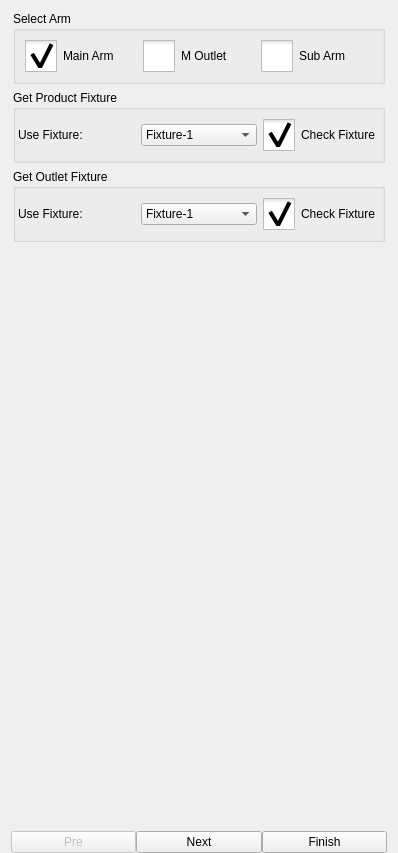
<?xml version="1.0" encoding="UTF-8"?>
<ui version="4.0">
 <class>ICProgramGuidePage</class>
 <widget class="ICInstructionEditorBase" name="ICProgramGuidePage">
  <property name="geometry">
   <rect>
    <x>0</x>
    <y>0</y>
    <width>398</width>
    <height>853</height>
   </rect>
  </property>
  <property name="windowTitle">
   <string>StackedWidget</string>
  </property>
  <property name="styleSheet">
   <string notr="true">QCheckBox::indicator {
     width: 32px;
     height: 32px;
 }

QCheckBox::indicator:unchecked 
{
     image: url(:/resource/check_unchecked.png);
 }
QCheckBox::indicator:checked 
{
     image: url(:/resource/check_checked.png);
 }

QCheckBox::indicator:checked:disabled
{
 image: url(:/resource/check_checked_disable.png);
}

QCheckBox::indicator:unchecked:disabled
{
 image: url(:/resource/check_unchecked_disable.png);
}</string>
  </property>
  <layout class="QVBoxLayout" name="verticalLayout">
   <property name="spacing">
    <number>0</number>
   </property>
   <property name="topMargin">
    <number>2</number>
   </property>
   <property name="bottomMargin">
    <number>0</number>
   </property>
   <item>
    <widget class="QStackedWidget" name="stackedWidget">
     <property name="currentIndex">
      <number>0</number>
     </property>
     <widget class="QWidget" name="page1">
      <layout class="QVBoxLayout" name="verticalLayout_13">
       <property name="leftMargin">
        <number>2</number>
       </property>
       <property name="rightMargin">
        <number>2</number>
       </property>
       <item>
        <widget class="QGroupBox" name="selectArmBox">
         <property name="title">
          <string>Select Arm</string>
         </property>
         <layout class="QHBoxLayout" name="horizontalLayout_13">
          <item>
           <widget class="QCheckBox" name="usedMainArmBox">
            <property name="text">
             <string>Main Arm</string>
            </property>
            <property name="checked">
             <bool>true</bool>
            </property>
           </widget>
          </item>
          <item>
           <widget class="QCheckBox" name="mainArmOUtletBox">
            <property name="text">
             <string>M Outlet</string>
            </property>
           </widget>
          </item>
          <item>
           <widget class="QCheckBox" name="usedSubArmBox">
            <property name="text">
             <string>Sub Arm</string>
            </property>
           </widget>
          </item>
         </layout>
        </widget>
       </item>
       <item>
        <widget class="QGroupBox" name="productFixtureGroup">
         <property name="title">
          <string>Get Product Fixture</string>
         </property>
         <layout class="QHBoxLayout" name="horizontalLayout_2">
          <property name="leftMargin">
           <number>2</number>
          </property>
          <property name="rightMargin">
           <number>2</number>
          </property>
          <item>
           <widget class="QLabel" name="label">
            <property name="text">
             <string>Use Fixture:</string>
            </property>
           </widget>
          </item>
          <item>
           <widget class="ICComboBox" name="productFixtureBox">
            <item>
             <property name="text">
              <string>Fixture-1</string>
             </property>
            </item>
            <item>
             <property name="text">
              <string>Fixture-2</string>
             </property>
            </item>
            <item>
             <property name="text">
              <string>Fixture-3</string>
             </property>
            </item>
            <item>
             <property name="text">
              <string>Fixture-4</string>
             </property>
            </item>
            <item>
             <property name="text">
              <string>Sucker-1</string>
             </property>
            </item>
            <item>
             <property name="text">
              <string>Sucker-2</string>
             </property>
            </item>
            <item>
             <property name="text">
              <string>Sucker-3</string>
             </property>
            </item>
            <item>
             <property name="text">
              <string>Sucker-4</string>
             </property>
            </item>
            <item>
             <property name="text">
              <string>Sucker-5</string>
             </property>
            </item>
            <item>
             <property name="text">
              <string>Sucker-6</string>
             </property>
            </item>
            <item>
             <property name="text">
              <string>Sucker-7</string>
             </property>
            </item>
            <item>
             <property name="text">
              <string>Sucker-8</string>
             </property>
            </item>
           </widget>
          </item>
          <item>
           <widget class="QCheckBox" name="productCheck">
            <property name="text">
             <string>Check Fixture</string>
            </property>
            <property name="checked">
             <bool>true</bool>
            </property>
           </widget>
          </item>
         </layout>
        </widget>
       </item>
       <item>
        <widget class="QGroupBox" name="outletFixtureGroup">
         <property name="title">
          <string>Get Outlet Fixture</string>
         </property>
         <layout class="QHBoxLayout" name="horizontalLayout_3">
          <property name="leftMargin">
           <number>2</number>
          </property>
          <property name="rightMargin">
           <number>2</number>
          </property>
          <item>
           <widget class="QLabel" name="label_2">
            <property name="text">
             <string>Use Fixture:</string>
            </property>
           </widget>
          </item>
          <item>
           <widget class="ICComboBox" name="outletFixtureBox">
            <property name="currentIndex">
             <number>0</number>
            </property>
            <item>
             <property name="text">
              <string>Fixture-1</string>
             </property>
            </item>
            <item>
             <property name="text">
              <string>Fixture-2</string>
             </property>
            </item>
            <item>
             <property name="text">
              <string>Fixture-3</string>
             </property>
            </item>
            <item>
             <property name="text">
              <string>Fixture-4</string>
             </property>
            </item>
            <item>
             <property name="text">
              <string>Sucker-1</string>
             </property>
            </item>
            <item>
             <property name="text">
              <string>Sucker-2</string>
             </property>
            </item>
            <item>
             <property name="text">
              <string>Sucker-3</string>
             </property>
            </item>
            <item>
             <property name="text">
              <string>Sucker-4</string>
             </property>
            </item>
            <item>
             <property name="text">
              <string>Sucker-5</string>
             </property>
            </item>
            <item>
             <property name="text">
              <string>Sucker-6</string>
             </property>
            </item>
            <item>
             <property name="text">
              <string>Sucker-7</string>
             </property>
            </item>
            <item>
             <property name="text">
              <string>Sucker-8</string>
             </property>
            </item>
           </widget>
          </item>
          <item>
           <widget class="QCheckBox" name="outletCheck">
            <property name="text">
             <string>Check Fixture</string>
            </property>
            <property name="checked">
             <bool>true</bool>
            </property>
           </widget>
          </item>
         </layout>
        </widget>
       </item>
       <item>
        <spacer name="verticalSpacer">
         <property name="orientation">
          <enum>Qt::Vertical</enum>
         </property>
         <property name="sizeHint" stdset="0">
          <size>
           <width>20</width>
           <height>40</height>
          </size>
         </property>
        </spacer>
       </item>
      </layout>
     </widget>
     <widget class="QWidget" name="page2">
      <layout class="QVBoxLayout" name="verticalLayout_16">
       <property name="spacing">
        <number>2</number>
       </property>
       <property name="topMargin">
        <number>0</number>
       </property>
       <property name="bottomMargin">
        <number>0</number>
       </property>
       <item>
        <layout class="QHBoxLayout" name="horizontalLayout_4">
         <item>
          <widget class="QLabel" name="descrLabel">
           <property name="text">
            <string>Standby Settings</string>
           </property>
          </widget>
         </item>
         <item>
          <widget class="QPushButton" name="setInButton">
           <property name="styleSheet">
            <string notr="true">background-color: rgb(85, 255, 0);</string>
           </property>
           <property name="text">
            <string>Set In</string>
           </property>
          </widget>
         </item>
        </layout>
       </item>
       <item>
        <widget class="QGroupBox" name="commonGroupBox">
         <layout class="QFormLayout" name="formLayout_3">
          <property name="verticalSpacing">
           <number>2</number>
          </property>
          <property name="topMargin">
           <number>0</number>
          </property>
          <property name="bottomMargin">
           <number>0</number>
          </property>
          <item row="0" column="0">
           <widget class="QLabel" name="gzLabel">
            <property name="text">
             <string>GZ:</string>
            </property>
           </widget>
          </item>
          <item row="0" column="1">
           <layout class="QVBoxLayout" name="verticalLayout_4">
            <item>
             <widget class="ICLineEditWithVirtualNumericKeypad" name="zEdit">
              <property name="text">
               <string notr="true">0.0</string>
              </property>
             </widget>
            </item>
            <item>
             <layout class="QHBoxLayout" name="horizontalLayout_6">
              <item>
               <widget class="QCheckBox" name="zBoxComeIn">
                <property name="text">
                 <string>Come In</string>
                </property>
                <property name="checked">
                 <bool>true</bool>
                </property>
                <attribute name="buttonGroup">
                 <string notr="true">buttonGroupZ</string>
                </attribute>
               </widget>
              </item>
              <item>
               <widget class="QCheckBox" name="zBoxComeOut">
                <property name="text">
                 <string>Come Out</string>
                </property>
                <attribute name="buttonGroup">
                 <string notr="true">buttonGroupZ</string>
                </attribute>
               </widget>
              </item>
             </layout>
            </item>
           </layout>
          </item>
          <item row="1" column="0">
           <widget class="QLabel" name="gaLabel">
            <property name="text">
             <string>GA:</string>
            </property>
           </widget>
          </item>
          <item row="1" column="1">
           <layout class="QVBoxLayout" name="verticalLayout_8">
            <item>
             <widget class="ICLineEditWithVirtualNumericKeypad" name="aEdit">
              <property name="text">
               <string notr="true">0.0</string>
              </property>
             </widget>
            </item>
            <item>
             <layout class="QHBoxLayout" name="horizontalLayout_7">
              <item>
               <widget class="QCheckBox" name="aBoxHorizontal">
                <property name="text">
                 <string>Horizontal</string>
                </property>
                <property name="checked">
                 <bool>true</bool>
                </property>
                <attribute name="buttonGroup">
                 <string notr="true">buttonGroupA</string>
                </attribute>
               </widget>
              </item>
              <item>
               <widget class="QCheckBox" name="aBoxVertical">
                <property name="text">
                 <string>Vertical</string>
                </property>
                <attribute name="buttonGroup">
                 <string notr="true">buttonGroupA</string>
                </attribute>
               </widget>
              </item>
             </layout>
            </item>
           </layout>
          </item>
          <item row="2" column="0">
           <widget class="QLabel" name="gbLabel">
            <property name="text">
             <string>GB:</string>
            </property>
           </widget>
          </item>
          <item row="2" column="1">
           <layout class="QVBoxLayout" name="verticalLayout_7">
            <item>
             <widget class="ICLineEditWithVirtualNumericKeypad" name="bEdit">
              <property name="text">
               <string notr="true">0.0</string>
              </property>
             </widget>
            </item>
            <item>
             <layout class="QHBoxLayout" name="horizontalLayout_8">
              <item>
               <widget class="QCheckBox" name="bBoxHorizontal">
                <property name="text">
                 <string>Horizontal</string>
                </property>
                <property name="checked">
                 <bool>true</bool>
                </property>
                <attribute name="buttonGroup">
                 <string notr="true">buttonGroupB</string>
                </attribute>
               </widget>
              </item>
              <item>
               <widget class="QCheckBox" name="bBoxVertical">
                <property name="text">
                 <string>Vertical</string>
                </property>
                <attribute name="buttonGroup">
                 <string notr="true">buttonGroupB</string>
                </attribute>
               </widget>
              </item>
             </layout>
            </item>
           </layout>
          </item>
          <item row="3" column="0">
           <widget class="QLabel" name="gcLabel">
            <property name="text">
             <string>GC:</string>
            </property>
           </widget>
          </item>
          <item row="3" column="1">
           <layout class="QVBoxLayout" name="verticalLayout_10">
            <item>
             <widget class="ICLineEditWithVirtualNumericKeypad" name="cEdit">
              <property name="text">
               <string notr="true">0.0</string>
              </property>
             </widget>
            </item>
            <item>
             <layout class="QHBoxLayout" name="horizontalLayout_9">
              <item>
               <widget class="QCheckBox" name="cBoxVertical">
                <property name="text">
                 <string>Horizontal</string>
                </property>
                <property name="checked">
                 <bool>true</bool>
                </property>
                <attribute name="buttonGroup">
                 <string notr="true">buttonGroupC</string>
                </attribute>
               </widget>
              </item>
              <item>
               <widget class="QCheckBox" name="cBoxHorizontal">
                <property name="text">
                 <string>Vertical</string>
                </property>
                <attribute name="buttonGroup">
                 <string notr="true">buttonGroupC</string>
                </attribute>
               </widget>
              </item>
             </layout>
            </item>
           </layout>
          </item>
         </layout>
        </widget>
       </item>
       <item>
        <widget class="QGroupBox" name="productGroupBox">
         <property name="title">
          <string>Product</string>
         </property>
         <layout class="QFormLayout" name="formLayout">
          <property name="verticalSpacing">
           <number>4</number>
          </property>
          <property name="topMargin">
           <number>4</number>
          </property>
          <property name="bottomMargin">
           <number>0</number>
          </property>
          <item row="0" column="0">
           <widget class="QLabel" name="gx1Label">
            <property name="text">
             <string>GX1:</string>
            </property>
           </widget>
          </item>
          <item row="0" column="1">
           <layout class="QVBoxLayout" name="verticalLayout_2">
            <property name="spacing">
             <number>2</number>
            </property>
            <item>
             <widget class="ICLineEditWithVirtualNumericKeypad" name="x1Edit">
              <property name="text">
               <string notr="true">0.0</string>
              </property>
             </widget>
            </item>
            <item>
             <layout class="QHBoxLayout" name="horizontalLayout_10">
              <item>
               <widget class="QCheckBox" name="x1BoxForward">
                <property name="text">
                 <string>Backward</string>
                </property>
                <attribute name="buttonGroup">
                 <string notr="true">buttonGroupX1</string>
                </attribute>
               </widget>
              </item>
              <item>
               <widget class="QCheckBox" name="x1BoxBackward">
                <property name="text">
                 <string>Forward</string>
                </property>
                <property name="checked">
                 <bool>true</bool>
                </property>
                <attribute name="buttonGroup">
                 <string notr="true">buttonGroupX1</string>
                </attribute>
               </widget>
              </item>
             </layout>
            </item>
           </layout>
          </item>
          <item row="1" column="0">
           <widget class="QLabel" name="gy1Label">
            <property name="text">
             <string>GY1:</string>
            </property>
           </widget>
          </item>
          <item row="1" column="1">
           <layout class="QVBoxLayout" name="verticalLayout_3">
            <property name="spacing">
             <number>2</number>
            </property>
            <item>
             <widget class="ICLineEditWithVirtualNumericKeypad" name="y1Edit">
              <property name="text">
               <string notr="true">0.0</string>
              </property>
             </widget>
            </item>
            <item>
             <layout class="QHBoxLayout" name="horizontalLayout_11">
              <item>
               <widget class="QCheckBox" name="y1BoxUp">
                <property name="text">
                 <string>Up</string>
                </property>
                <attribute name="buttonGroup">
                 <string notr="true">buttonGroupY1</string>
                </attribute>
               </widget>
              </item>
              <item>
               <widget class="QCheckBox" name="y1BoxDown">
                <property name="text">
                 <string>Down</string>
                </property>
                <property name="checked">
                 <bool>true</bool>
                </property>
                <attribute name="buttonGroup">
                 <string notr="true">buttonGroupY1</string>
                </attribute>
               </widget>
              </item>
             </layout>
            </item>
           </layout>
          </item>
         </layout>
        </widget>
       </item>
       <item>
        <widget class="QGroupBox" name="outletGroupBox">
         <property name="title">
          <string>Outlet</string>
         </property>
         <layout class="QFormLayout" name="formLayout_2">
          <property name="verticalSpacing">
           <number>4</number>
          </property>
          <property name="topMargin">
           <number>4</number>
          </property>
          <property name="bottomMargin">
           <number>0</number>
          </property>
          <item row="0" column="0">
           <widget class="QLabel" name="gx2Label">
            <property name="text">
             <string>GX2:</string>
            </property>
           </widget>
          </item>
          <item row="0" column="1">
           <layout class="QVBoxLayout" name="verticalLayout_5">
            <item>
             <widget class="ICLineEditWithVirtualNumericKeypad" name="x2Edit">
              <property name="text">
               <string notr="true">0.0</string>
              </property>
             </widget>
            </item>
            <item>
             <layout class="QHBoxLayout" name="horizontalLayout_12">
              <item>
               <widget class="QCheckBox" name="x2BoxForward">
                <property name="text">
                 <string>Backward</string>
                </property>
                <attribute name="buttonGroup">
                 <string notr="true">buttonGroupX2</string>
                </attribute>
               </widget>
              </item>
              <item>
               <widget class="QCheckBox" name="x2BoxBackward">
                <property name="text">
                 <string>Forward</string>
                </property>
                <property name="checked">
                 <bool>true</bool>
                </property>
                <attribute name="buttonGroup">
                 <string notr="true">buttonGroupX2</string>
                </attribute>
               </widget>
              </item>
             </layout>
            </item>
           </layout>
          </item>
          <item row="1" column="0">
           <widget class="QLabel" name="gy2Label">
            <property name="text">
             <string>GY2:</string>
            </property>
           </widget>
          </item>
          <item row="1" column="1">
           <layout class="QVBoxLayout" name="verticalLayout_6">
            <item>
             <widget class="ICLineEditWithVirtualNumericKeypad" name="y2Edit">
              <property name="text">
               <string notr="true">0.0</string>
              </property>
             </widget>
            </item>
            <item>
             <layout class="QHBoxLayout" name="horizontalLayout_14">
              <item>
               <widget class="QCheckBox" name="y2BoxDown">
                <property name="text">
                 <string>Up</string>
                </property>
                <attribute name="buttonGroup">
                 <string notr="true">buttonGroupY2</string>
                </attribute>
               </widget>
              </item>
              <item>
               <widget class="QCheckBox" name="y2BoxUp">
                <property name="text">
                 <string>Down</string>
                </property>
                <property name="checked">
                 <bool>true</bool>
                </property>
                <attribute name="buttonGroup">
                 <string notr="true">buttonGroupY2</string>
                </attribute>
               </widget>
              </item>
             </layout>
            </item>
           </layout>
          </item>
          <item row="2" column="0">
           <widget class="QLabel" name="releaseOutletLabel">
            <property name="text">
             <string>Release Outlet:</string>
            </property>
           </widget>
          </item>
          <item row="2" column="1">
           <layout class="QHBoxLayout" name="horizontalLayout_15">
            <item>
             <widget class="QCheckBox" name="outletBoxComeOut">
              <property name="text">
               <string>Come Out</string>
              </property>
              <property name="checked">
               <bool>true</bool>
              </property>
              <attribute name="buttonGroup">
               <string notr="true">buttonGroupOutlet</string>
              </attribute>
             </widget>
            </item>
            <item>
             <widget class="QCheckBox" name="outletBoxComeIn">
              <property name="text">
               <string>Come In</string>
              </property>
              <attribute name="buttonGroup">
               <string notr="true">buttonGroupOutlet</string>
              </attribute>
             </widget>
            </item>
           </layout>
          </item>
         </layout>
        </widget>
       </item>
       <item>
        <spacer name="verticalSpacer_2">
         <property name="orientation">
          <enum>Qt::Vertical</enum>
         </property>
         <property name="sizeHint" stdset="0">
          <size>
           <width>20</width>
           <height>40</height>
          </size>
         </property>
        </spacer>
       </item>
      </layout>
     </widget>
     <widget class="QWidget" name="page3">
      <layout class="QVBoxLayout" name="verticalLayout_14">
       <property name="topMargin">
        <number>0</number>
       </property>
       <property name="bottomMargin">
        <number>0</number>
       </property>
       <item>
        <widget class="QGroupBox" name="groupBox_4">
         <property name="title">
          <string>Come Out Position</string>
         </property>
         <layout class="QVBoxLayout" name="verticalLayout_11">
          <item>
           <widget class="QCheckBox" name="outHorizontalBox">
            <property name="text">
             <string>Horizontal</string>
            </property>
            <property name="checked">
             <bool>true</bool>
            </property>
            <attribute name="buttonGroup">
             <string notr="true">buttonGroup</string>
            </attribute>
           </widget>
          </item>
          <item>
           <widget class="QCheckBox" name="outVerticalBox">
            <property name="layoutDirection">
             <enum>Qt::LeftToRight</enum>
            </property>
            <property name="text">
             <string>Vertical</string>
            </property>
            <attribute name="buttonGroup">
             <string notr="true">buttonGroup</string>
            </attribute>
           </widget>
          </item>
          <item>
           <widget class="QCheckBox" name="outRunningHorizonBox">
            <property name="text">
             <string>Running Horizon</string>
            </property>
            <attribute name="buttonGroup">
             <string notr="true">buttonGroup</string>
            </attribute>
           </widget>
          </item>
         </layout>
        </widget>
       </item>
       <item>
        <widget class="QGroupBox" name="groupBox_5">
         <property name="title">
          <string>Come In Position</string>
         </property>
         <layout class="QVBoxLayout" name="verticalLayout_12">
          <item>
           <widget class="QCheckBox" name="inHorizontalBox">
            <property name="text">
             <string>Horizontal</string>
            </property>
            <property name="checked">
             <bool>true</bool>
            </property>
            <attribute name="buttonGroup">
             <string notr="true">buttonGroup_2</string>
            </attribute>
           </widget>
          </item>
          <item>
           <widget class="QCheckBox" name="inVerticalBox">
            <property name="text">
             <string>Vertical</string>
            </property>
            <attribute name="buttonGroup">
             <string notr="true">buttonGroup_2</string>
            </attribute>
           </widget>
          </item>
          <item>
           <widget class="QCheckBox" name="inRunningHorizonBox">
            <property name="text">
             <string>Running Horizon</string>
            </property>
            <attribute name="buttonGroup">
             <string notr="true">buttonGroup_2</string>
            </attribute>
           </widget>
          </item>
         </layout>
        </widget>
       </item>
       <item>
        <layout class="QHBoxLayout" name="horizontalLayout_5">
         <item>
          <widget class="QCheckBox" name="stackedEn">
           <property name="text">
            <string>Stacked En</string>
           </property>
          </widget>
         </item>
         <item>
          <widget class="ICLineEditWithVirtualNumericKeypad" name="stackGroup">
           <property name="enabled">
            <bool>false</bool>
           </property>
           <property name="text">
            <string>1</string>
           </property>
          </widget>
         </item>
        </layout>
       </item>
      </layout>
     </widget>
     <widget class="QWidget" name="page">
      <layout class="QVBoxLayout" name="verticalLayout_9">
       <property name="spacing">
        <number>2</number>
       </property>
       <property name="leftMargin">
        <number>0</number>
       </property>
       <property name="topMargin">
        <number>0</number>
       </property>
       <property name="rightMargin">
        <number>0</number>
       </property>
       <property name="bottomMargin">
        <number>0</number>
       </property>
       <item>
        <widget class="QGroupBox" name="optionalGroup">
         <property name="styleSheet">
          <string notr="true">#groupBox::indicator {
     width: 32px;
     height: 32px;
 }

#groupBox::indicator:unchecked 
{
     image: url(:/resource/check_unchecked.png);
 }
#groupBox::indicator:checked 
{
     image: url(:/resource/check_checked.png);
 }

#groupBox::indicator:checked:disabled
{
 image: url(:/resource/check_checked_disable.png);
}

#groupBox::indicator:unchecked:disabled
{
 image: url(:/resource/check_unchecked_disable.png);
}</string>
         </property>
         <property name="title">
          <string>Optional</string>
         </property>
         <property name="checkable">
          <bool>true</bool>
         </property>
         <property name="checked">
          <bool>false</bool>
         </property>
         <layout class="QVBoxLayout" name="verticalLayout_15">
          <property name="topMargin">
           <number>9</number>
          </property>
          <property name="bottomMargin">
           <number>2</number>
          </property>
          <item>
           <widget class="QGroupBox" name="getProductBack">
            <property name="title">
             <string>Get Product Back</string>
            </property>
            <layout class="QGridLayout" name="gridLayout">
             <property name="topMargin">
              <number>2</number>
             </property>
             <property name="bottomMargin">
              <number>2</number>
             </property>
             <item row="1" column="0">
              <widget class="QLabel" name="label_3">
               <property name="text">
                <string>GX1:</string>
               </property>
              </widget>
             </item>
             <item row="1" column="1">
              <widget class="ICLineEditWithVirtualNumericKeypad" name="gx1Back">
               <property name="text">
                <string notr="true">0.0</string>
               </property>
              </widget>
             </item>
             <item row="1" column="2">
              <widget class="QPushButton" name="setIn1">
               <property name="styleSheet">
                <string notr="true">background-color: rgb(85, 255, 0);</string>
               </property>
               <property name="text">
                <string>Set In</string>
               </property>
              </widget>
             </item>
            </layout>
           </widget>
          </item>
          <item>
           <widget class="QGroupBox" name="getOutletBack">
            <property name="title">
             <string>Get Outlet Back</string>
            </property>
            <layout class="QGridLayout" name="gridLayout_2">
             <property name="topMargin">
              <number>2</number>
             </property>
             <property name="bottomMargin">
              <number>2</number>
             </property>
             <item row="1" column="1">
              <widget class="ICLineEditWithVirtualNumericKeypad" name="gx2Back">
               <property name="text">
                <string notr="true">0.0</string>
               </property>
              </widget>
             </item>
             <item row="1" column="0">
              <widget class="QLabel" name="label_4">
               <property name="text">
                <string>GX2:</string>
               </property>
              </widget>
             </item>
             <item row="1" column="2">
              <widget class="QPushButton" name="setIn2">
               <property name="styleSheet">
                <string notr="true">background-color: rgb(85, 255, 0);</string>
               </property>
               <property name="text">
                <string>Set In</string>
               </property>
              </widget>
             </item>
            </layout>
           </widget>
          </item>
          <item>
           <widget class="QGroupBox" name="x1X2OutGroup">
            <property name="title">
             <string>X1 X2 Before Go Out</string>
            </property>
            <layout class="QFormLayout" name="formLayout_4">
             <property name="fieldGrowthPolicy">
              <enum>QFormLayout::AllNonFixedFieldsGrow</enum>
             </property>
             <property name="topMargin">
              <number>2</number>
             </property>
             <property name="bottomMargin">
              <number>2</number>
             </property>
             <item row="1" column="0">
              <widget class="QLabel" name="label_6">
               <property name="text">
                <string>GX1:</string>
               </property>
              </widget>
             </item>
             <item row="1" column="1">
              <widget class="ICLineEditWithVirtualNumericKeypad" name="outX1">
               <property name="text">
                <string notr="true">0.0</string>
               </property>
              </widget>
             </item>
             <item row="2" column="0">
              <widget class="QLabel" name="label_5">
               <property name="text">
                <string>GX2:</string>
               </property>
              </widget>
             </item>
             <item row="2" column="1">
              <widget class="ICLineEditWithVirtualNumericKeypad" name="outX2">
               <property name="text">
                <string notr="true">0.0</string>
               </property>
              </widget>
             </item>
             <item row="0" column="1">
              <widget class="QPushButton" name="setIn3">
               <property name="styleSheet">
                <string notr="true">background-color: rgb(85, 255, 0);</string>
               </property>
               <property name="text">
                <string>Set In</string>
               </property>
              </widget>
             </item>
            </layout>
           </widget>
          </item>
          <item>
           <spacer name="verticalSpacer_3">
            <property name="orientation">
             <enum>Qt::Vertical</enum>
            </property>
            <property name="sizeHint" stdset="0">
             <size>
              <width>20</width>
              <height>40</height>
             </size>
            </property>
           </spacer>
          </item>
         </layout>
        </widget>
       </item>
      </layout>
     </widget>
    </widget>
   </item>
   <item>
    <layout class="QHBoxLayout" name="horizontalLayout">
     <item>
      <widget class="QPushButton" name="preButton">
       <property name="enabled">
        <bool>false</bool>
       </property>
       <property name="text">
        <string>Pre</string>
       </property>
      </widget>
     </item>
     <item>
      <widget class="QPushButton" name="nextButton">
       <property name="text">
        <string>Next</string>
       </property>
      </widget>
     </item>
     <item>
      <widget class="QPushButton" name="finishButton">
       <property name="text">
        <string>Finish</string>
       </property>
      </widget>
     </item>
    </layout>
   </item>
  </layout>
 </widget>
 <customwidgets>
  <customwidget>
   <class>ICLineEditWithVirtualNumericKeypad</class>
   <extends>QLineEdit</extends>
   <header>iclineeditwithvirtualnumerickeypad.h</header>
  </customwidget>
  <customwidget>
   <class>ICInstructionEditorBase</class>
   <extends>QWidget</extends>
   <header>icinstructioneditorbase.h</header>
   <container>1</container>
  </customwidget>
  <customwidget>
   <class>ICComboBox</class>
   <extends>QComboBox</extends>
   <header>iccombobox.h</header>
  </customwidget>
 </customwidgets>
 <resources/>
 <connections/>
 <buttongroups>
  <buttongroup name="buttonGroupA"/>
  <buttongroup name="buttonGroupB"/>
  <buttongroup name="buttonGroup"/>
  <buttongroup name="buttonGroupC"/>
  <buttongroup name="buttonGroup_2"/>
  <buttongroup name="buttonGroupY1"/>
  <buttongroup name="buttonGroupY2"/>
  <buttongroup name="buttonGroupX1"/>
  <buttongroup name="buttonGroupZ"/>
  <buttongroup name="buttonGroupX2"/>
  <buttongroup name="buttonGroupOutlet"/>
 </buttongroups>
</ui>
